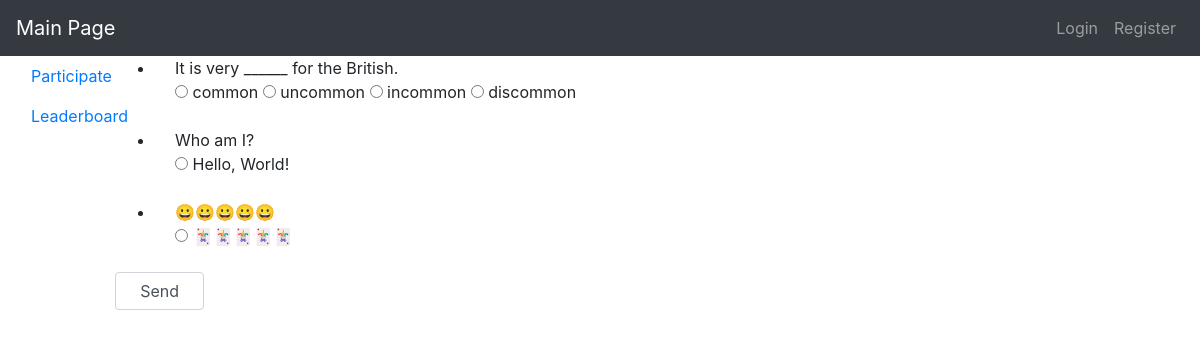
Screenshot of /play/2 with the database file from the repository.
### orm.py (models this page shows)
class BaseModel(Model):
    class Meta:
        database = db

class Question(BaseModel):
    number = IntegerField()
    content = TextField()
    correct_answer = IntegerField()
    test = ForeignKeyField(Test, backref="questions")

class Answer(BaseModel):
    number = IntegerField()
    content = TextField()
    question = ForeignKeyField(Question, backref="answers")

### app.py (the view)
@app.route('/play/<int:ident>')
def page_list_test(ident):
    questions = Test.get_by_id(ident).questions
    return render_template("p_user_test_take.html", model=questions, id=ident)

### app.py (called while the page is built)
@app.before_request
def before_request():
    db.connect()

@app.after_request
def after_request(response):
    db.close()
    return response

### templates/p_user_test_take.html
{% extends "bootstrap/base.html" %}
{% block content %}
    <div class="left">
        <form method="post" action="{{ url_for('action_eval_test', ident=id) }}">
            <ul>
            {% for i in model %}
                <li>
                    <div class="form-group form-check">
                    {{ i.content }} <br>
                    {% set first=True %}
                    {% for j in i.answers %}
                        <input type="radio" name="q{{ i.number }}" id="q{{ i.number }}_{{ j.number }}" value="{{ j.number }}"
                                {% if first %} required {% set first=False %} {% endif %}  >
                        <label for="q{{ i.number }}_{{ j.number }}">{{ j.content }}</label>
                    {% endfor %}
                    </div>
                </li>
            {% endfor %}
            </ul>
            <input type="submit" class="form-control col-lg-1 col-md-2 col-sm-2 col-xl-1" value="Send">
        </form>
    </div>
{% endblock %}

### rows the page displays
Question: content "It is very ______ for the British."
Answer: content "common"
Answer: content "uncommon"
Answer: content "incommon"
Answer: content "discommon"
Question: content "Who am I?"
Answer: content "Hello, World!"
Question: content "😀😀😀😀😀"
Answer: content "🃏🃏🃏🃏🃏"
